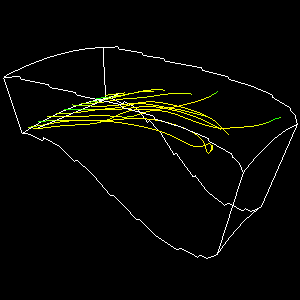

This chart was generated by the following Python code:
#!/usr/bin/env python

# Streamlines through PLOT3D combustor data seeded from a line source.

import os

# Factory overrides
import vtkmodules.vtkInteractionStyle  # noqa: F401
import vtkmodules.vtkRenderingOpenGL2  # noqa: F401

from vtkmodules.vtkFiltersCore import vtkStructuredGridOutlineFilter
from vtkmodules.vtkFiltersFlowPaths import vtkStreamTracer
from vtkmodules.vtkFiltersSources import vtkLineSource
from vtkmodules.vtkIOParallel import vtkMultiBlockPLOT3DReader
from vtkmodules.vtkRenderingCore import (
    vtkActor,
    vtkPolyDataMapper,
    vtkRenderWindow,
    vtkRenderWindowInteractor,
    vtkRenderer,
)

# Data directory
data_dir = os.environ.get("VPE_DATA_DIR", os.path.dirname(os.path.abspath(__file__)))

# Read PLOT3D combustor data
plot3d_reader = vtkMultiBlockPLOT3DReader()
plot3d_reader.SetXYZFileName(os.path.join(data_dir, "combxyz.bin"))
plot3d_reader.SetQFileName(os.path.join(data_dir, "combq.bin"))
plot3d_reader.SetScalarFunctionNumber(100)
plot3d_reader.SetVectorFunctionNumber(202)
plot3d_reader.Update()
output = plot3d_reader.GetOutput().GetBlock(0)

# Outline
outline = vtkStructuredGridOutlineFilter()
outline.SetInputData(output)

outline_mapper = vtkPolyDataMapper()
outline_mapper.SetInputConnection(outline.GetOutputPort())

outline_actor = vtkActor()
outline_actor.SetMapper(outline_mapper)

# Seed line
seeds = vtkLineSource()
seeds.SetPoint1(15, -5, 32)
seeds.SetPoint2(15, 5, 32)
seeds.SetResolution(10)

# Stream tracer
stream_tracer = vtkStreamTracer()
stream_tracer.SetInputData(output)
stream_tracer.SetSourceConnection(seeds.GetOutputPort())
stream_tracer.SetMaximumPropagation(100)
stream_tracer.SetInitialIntegrationStep(0.1)
stream_tracer.SetIntegrationDirectionToBoth()

mapper = vtkPolyDataMapper()
mapper.SetInputConnection(stream_tracer.GetOutputPort())

actor = vtkActor()
actor.SetMapper(mapper)

# Seed line actor
seed_mapper = vtkPolyDataMapper()
seed_mapper.SetInputConnection(seeds.GetOutputPort())

seed_actor = vtkActor()
seed_actor.SetMapper(seed_mapper)

# Renderer
renderer = vtkRenderer()
renderer.AddActor(seed_actor)
renderer.AddActor(actor)
renderer.AddActor(outline_actor)

# Window
render_window = vtkRenderWindow()
render_window.AddRenderer(renderer)
render_window.SetSize(300, 300)
render_window.SetWindowName("stream comb")

# Scene
camera = renderer.GetActiveCamera()
camera.SetClippingRange(3.95297, 50)
camera.SetFocalPoint(8.88908, 0.595038, 29.3342)
camera.SetPosition(-12.3332, 31.7479, 41.2387)
camera.SetViewUp(0.060772, -0.319905, 0.945498)

# Interactor
interactor = vtkRenderWindowInteractor()
interactor.SetRenderWindow(render_window)

interactor.Initialize()
interactor.Start()
